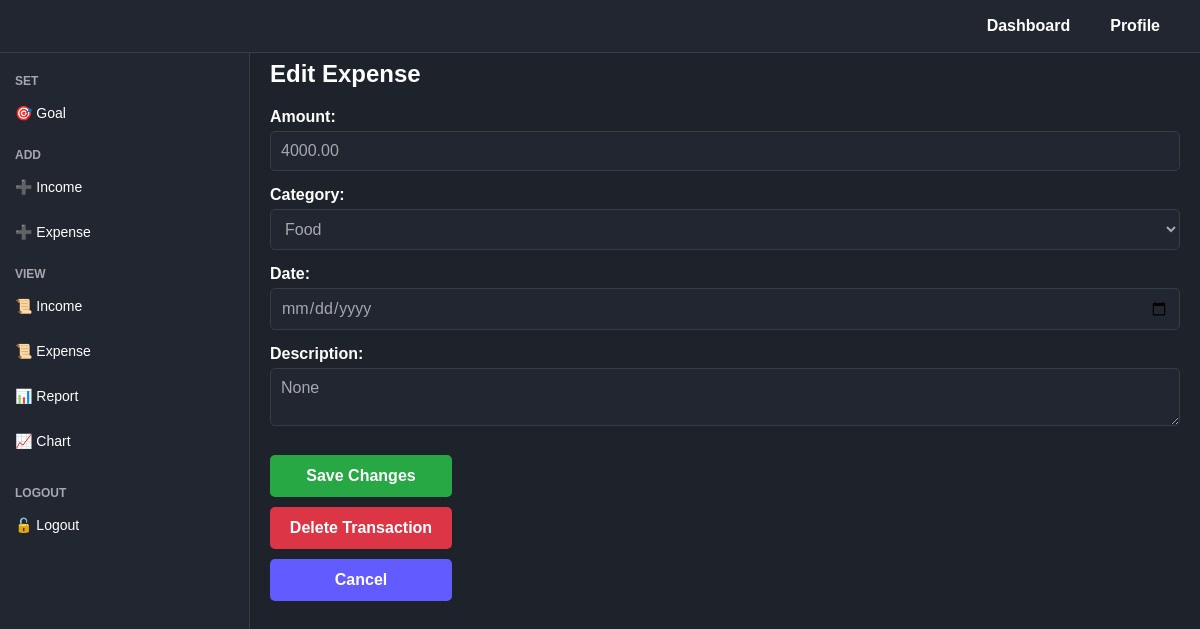
Screenshot of /edit_expense/51/ (signed in) with the database file from the repository.
### tracker/models.py (models this page shows, shortened)
class Expense(models.Model):
    user = models.ForeignKey(User, on_delete=models.CASCADE)  # Link to logged-in user
    category = models.ForeignKey('ExpenseCategory', on_delete=models.SET_NULL, null=True)
    amount = models.DecimalField(max_digits=10, decimal_places=2)
    date = models.DateField()
    description = models.TextField(blank=True, null=True)

class ExpenseCategory(models.Model):
    name = models.CharField(max_length=255, unique=True)

### tracker/views.py (the view, shortened to what this page needs)
# urls.py: path("edit_expense/<int:expense_id>/", edit_expense_view, name="edit_expense"),
@login_required
def edit_expense_view(request, expense_id):
    expense = get_object_or_404(Expense, id=expense_id)
    categories = ExpenseCategory.objects.all()
    return render(request, "edit_expense.html", {"expense": expense, "categories": categories})

### tracker/templates/edit_expense.html (shortened to what this page needs)
{% load static %}
<!DOCTYPE html>
<html lang="en">
<head>
    <link rel="stylesheet" href="{% static 'css/edit_expense.css' %}">
</head>
<body>
    <div class="main-container">
        {% include "sidebar.html" %}
        <div class="content">
            <h2>Edit Expense</h2>
            <form method="POST" class="edit-form">
                <div class="form-group">
                    <label for="amount">Amount:</label>
                    <input type="number" id="amount" name="amount" value="{{ expense.amount }}" required>
                </div>
                <div class="form-group">
                    <label for="category">Category:</label>
                    <select id="category" name="category">
                        {% for category in categories %}
                            <option value="{{ category.id }}" {% if category.id == expense.category.id %}selected{% endif %}>
                                {{ category.name }}
                            </option>
                        {% endfor %}
                    </select>
                </div>
                <div class="form-group">
                    <label for="date">Date:</label>
                    <input type="date" id="date" name="date" value="{{ expense.date }}" required>
                </div>
                <div class="form-group">
                    <label for="description">Description:</label>
                    <textarea id="description" name="description">{{ expense.description }}</textarea>
                </div>
                <button type="submit" class="btn-save">Save Changes</button>
            </form>
            <form method="POST" action="{% url 'delete_expense' expense.id %}" class="delete-form">
                <button type="submit" class="btn-delete">Delete Transaction</button>
            </form>
            <a href="{% url 'view_expense' %}" class="btn-cancel">Cancel</a>
        </div>
    </div>
</body>
</html>

### tracker/static/css/edit_expense.css (style rules this page uses)
* { margin: 0; padding: 0; box-sizing: border-box; font-family: Arial, sans-serif; }
.main-container { display: flex; height: 100vh; }
.content { flex-grow: 1; padding: 40px; background: rgb(29 34 43); }
h2 { font-size: 24px; font-weight: bold; margin-bottom: 20px; color: white; }
.form-group { margin-bottom: 15px; }
label { display: block; font-weight: bold; margin-bottom: 5px; color: white; }
input, select, textarea { width: 100%; padding: 10px; border: 1px solid rgb(56 60 70); border-radius: 5px; font-size: 16px; outline: none; transition: border 0.3s ease-in-out; background-color: rgb(33 38 49); color: rgb(166 168 173); }
.btn-save, .btn-delete, .btn-cancel { width: 20%; padding: 12px; border: none; border-radius: 5px; font-size: 16px; font-weight: bold; margin-top: 10px; cursor: pointer; text-align: center; text-decoration: none; }
.btn-save { background: #28a745; color: white; }
.btn-delete { background: #dc3545; color: white; }
.btn-cancel { background: #625bff; color: white; display: block; text-align: center; }

### tracker/static/css/sidebar.css (style rules this page uses)
.content { margin-left: 250px; padding: 20px; padding-top: 60px; }

### rows the page displays
Expense: amount "4000.00", category "Food", description "None"
